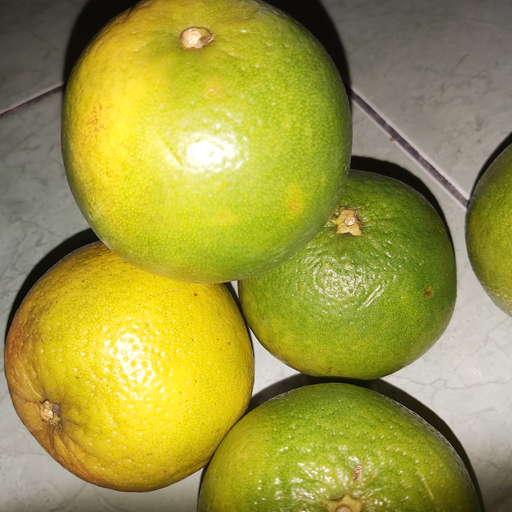
#> input picture week-04/data/naranjas1.tif, 512 x 512 px
$ jupyter execute semana4.ipynb
#> lines starting #> are read from the running program, lines starting #| are printed output that depends on the picture
# Semana 4

Preparaciones preliminares del entorno

[cell 1]
import cv2 as cv
import numpy as np
from matplotlib import pyplot as plt
import PIL

def open_image(path):
#> called with path = 'data/naranjas1.tif'
    img = cv.imread(path)
#> img is the input picture: shape (512, 512, 3); mean B, G, R 64.4, 152, 157.7
    return cv.cvtColor(img, cv.COLOR_BGR2RGB)

def display_image(img, title):
    plt.imshow(img)
    plt.title(title)
    plt.axis("off")

## 3.1 Balance de color

Escriba un programa que permita cambiar el balance de color de la imagen multiplicando cada valor de color por un número constante del usuario

[cell 2]
# Carga de la imagen
img = open_image("data/naranjas1.tif")

# RGB de la imagen
R, G, B = cv.split(img)
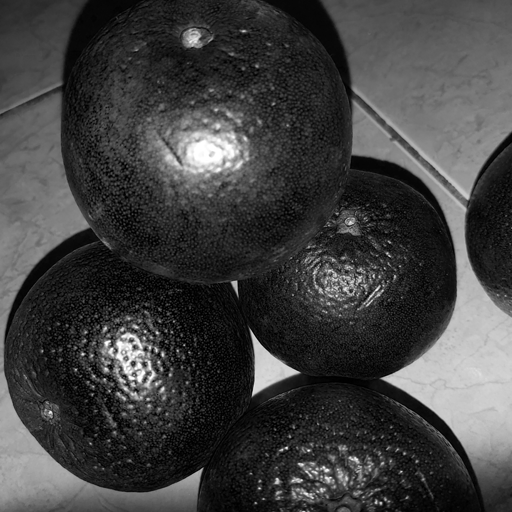
#> B: shape (512, 512); min 0, max 255, mean 64.4

# Parámetro del usuario (debe ser un valor entre 0 y 255)
c = 3

# Se fusionan los canales RGB multiplicados por la constante del usuario.
result = cv.merge((R * c, G * c, B * c))
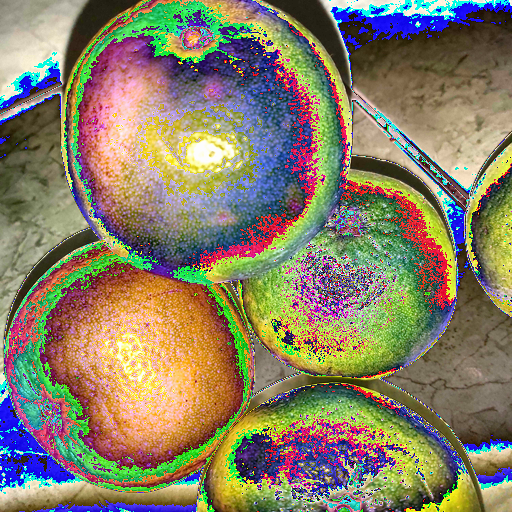
#> result: shape (512, 512, 3); mean R, G, B 135.3, 126.5, 101.7

display_image(result, "naranjas")

## 3.3 Remover fondo
En este ejercicio se remueve el fondo verde de una imagen y se deja únicamente el objeto sin fondo.

[cell 3]
# se carga el fondo y la imagen
background = open_image("data/fondo-verde.png")
#> call 2 of open_image, with path = 'data/fondo-verde.png'
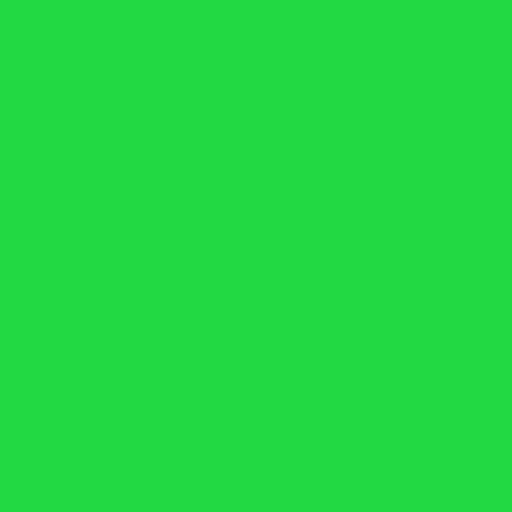
#> input picture week-04/data/fondo-verde.png, 512 x 512 px
#> in open_image, img is the input picture: shape (512, 512, 3); mean B, G, R 67, 217, 34
img = open_image("data/naranja-fondo-verde.png")
#> call 3 of open_image, with path = 'data/naranja-fondo-verde.png'
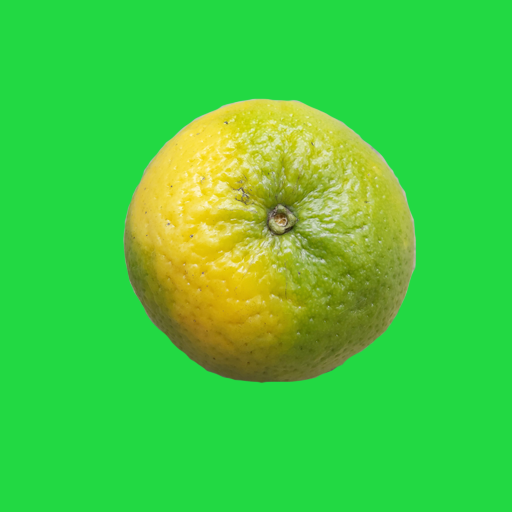
#> input picture week-04/data/naranja-fondo-verde.png, 512 x 512 px
#> in open_image, img is the input picture: shape (512, 512, 3); mean B, G, R 63.6, 205.6, 68.1

# se calcula la diferencia de las imágenes
diff = cv.bitwise_xor(img, background)
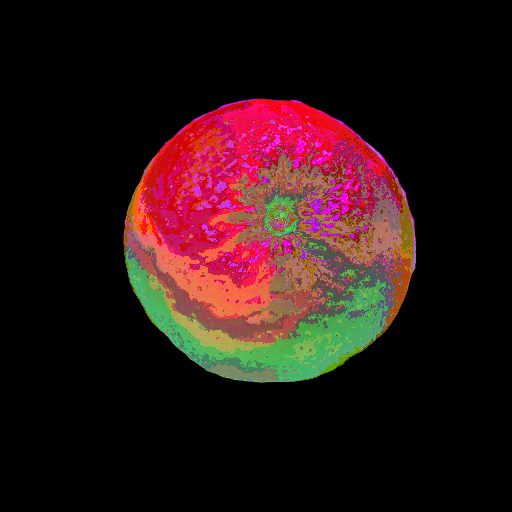
#> diff: shape (512, 512, 3); mean R, G, B 41.6, 20.2, 20.1

display_image(diff,"recorte")

## 3.5 Efectos de fotografía
En este ejercicio se aplican filtros de contraste.

[cell 4]
def contrast(img, alpha, beta):
#> called with alpha = 1, beta = 128
    R, G, B = cv.split(img)
    return cv.merge((R * alpha + beta, G * alpha + beta, B * alpha + beta))
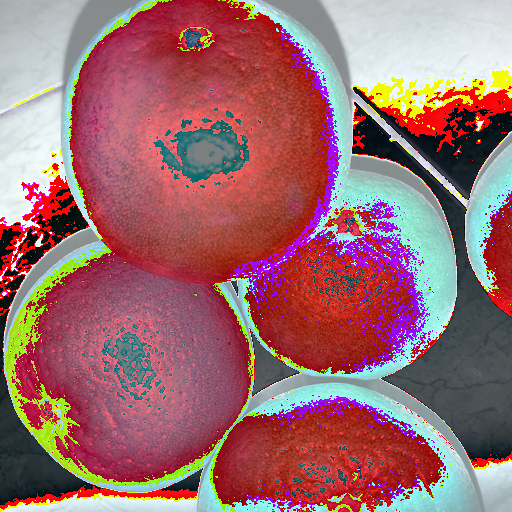
#> returned value: shape (512, 512, 3); mean of channels 0, 1, 2 110.1, 106.1, 155.9; drawn as B, G, R

img = open_image("data/naranjas1.tif")

display_image(contrast(img, 1, 128), "resultado")

## 3.6 Equalización de histograma

[cell 5]
# carga de la imagen
img = open_image("data/naranjas1.tif")

#canales de color originales
R, G, B = cv.split(img)

# canales de color equalizados
R_e = cv.equalizeHist(R)
G_e = cv.equalizeHist(G)
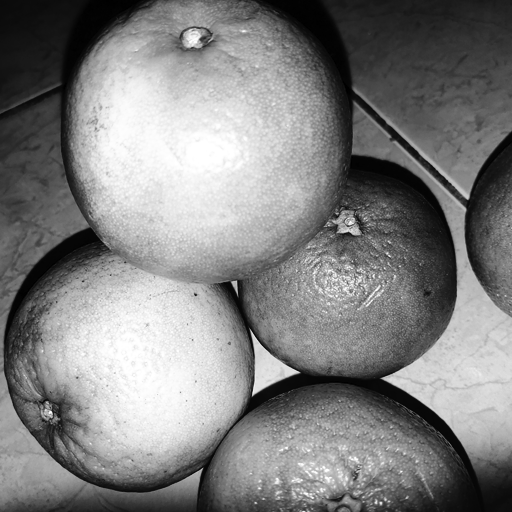
#> G_e: shape (512, 512); min 0, max 255, mean 128.2
B_e = cv.equalizeHist(B)
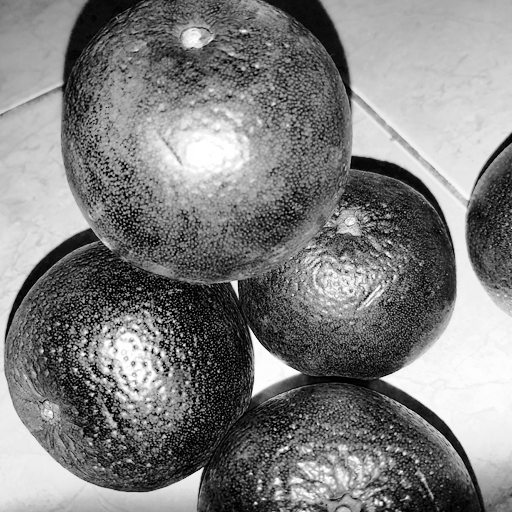
#> B_e: shape (512, 512); min 0, max 255, mean 127.7

equalized = cv.merge((R_e, G_e, B_e))
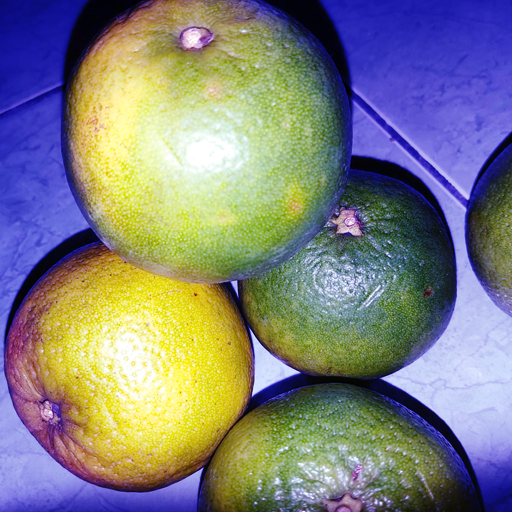
#> equalized: shape (512, 512, 3); mean R, G, B 128.2, 128.2, 127.7

display_image(np.hstack((img, equalized)), "original/equalizado")
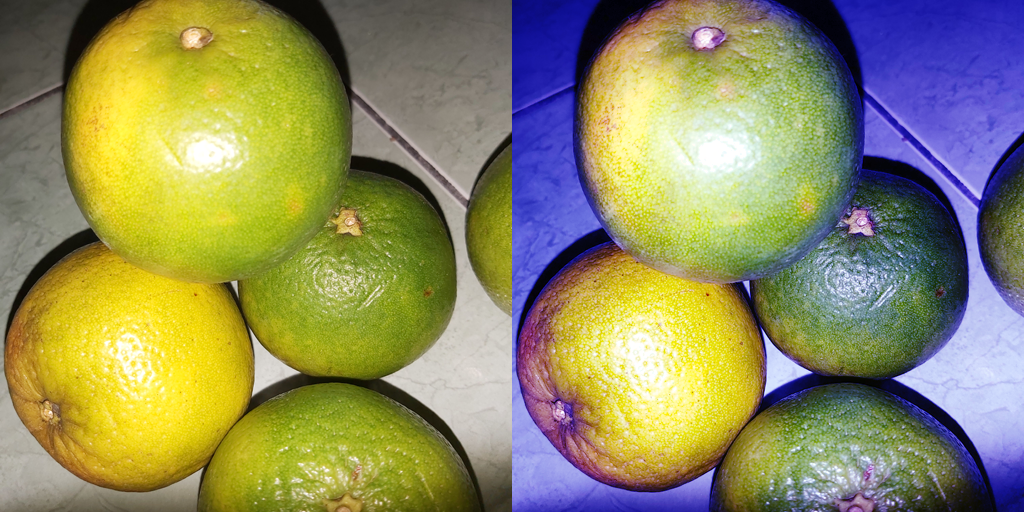
#> shown: shape (512, 1024, 3); mean R, G, B 143, 140.1, 96
